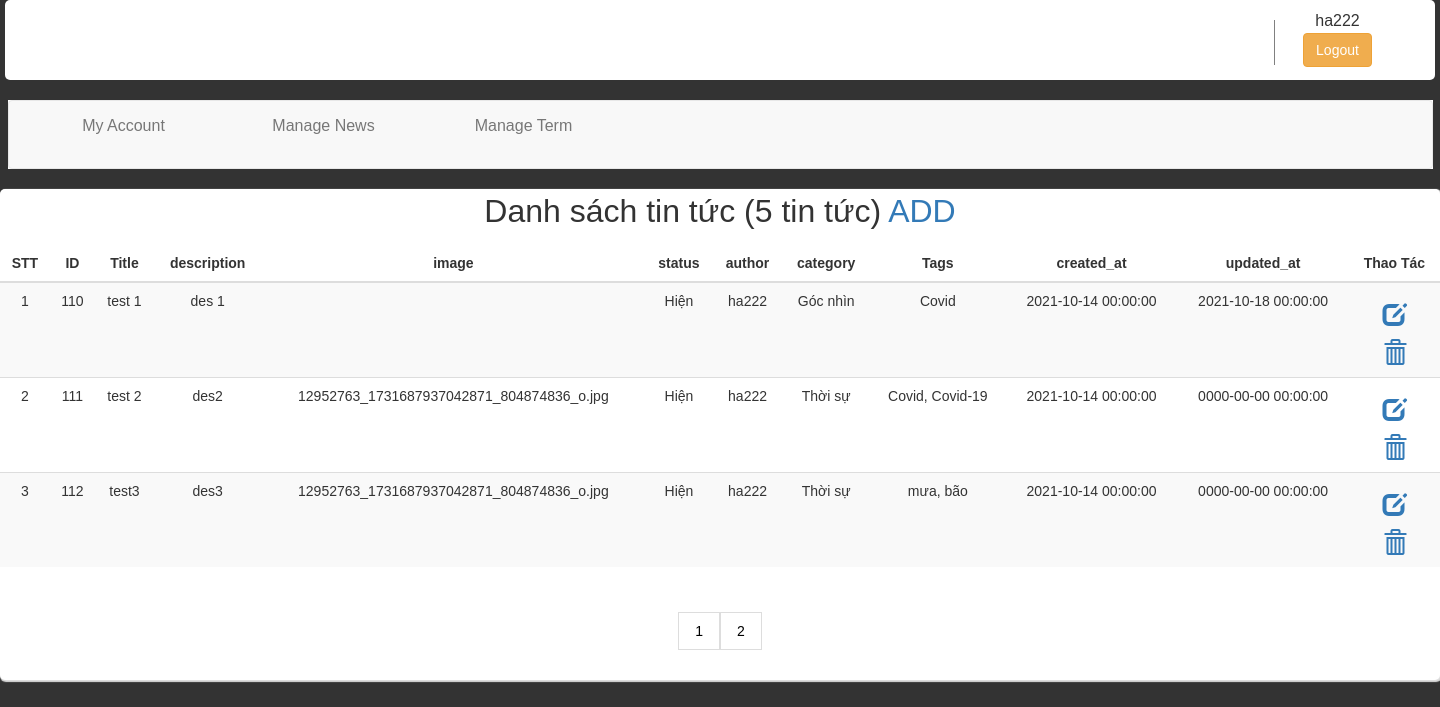
/index.php?action=manage-news (signed in), run on the app's committed database.
### tables this page shows
CREATE TABLE `newsterm` (
  `id_newsterm` int(11) NOT NULL,
  `id_news` int(50) NOT NULL,
  `id_term` int(50) NOT NULL,
  `id_user` int(50) NOT NULL
);

CREATE TABLE `news` (
  `id_news` int(11) NOT NULL,
  `title` varchar(255) NOT NULL,
  `description` text NOT NULL,
  `image` varchar(255) NOT NULL,
  `status` char(11) NOT NULL,
  `author` varchar(50) NOT NULL,
  `created_at` datetime NOT NULL,
  `updated_at` datetime NOT NULL
);

CREATE TABLE `user` (
  `id_user` int(50) NOT NULL,
  `name` varchar(50) NOT NULL,
  `email` varchar(50) NOT NULL,
  `password` varchar(50) NOT NULL,
  `created_at` date DEFAULT NULL,
  `updated_at` date DEFAULT NULL
);

### index.php (called while the page is built, shortened)
<?php
require_once './mvc/controller/HomeController.php';
$Controller = new Controller();
$Controller->Controller();
?>

### mvc/models/DB.php (called while the page is built, shortened)
<?php
class DB{
    public $conn;
	public function connect()
	{
		$this->conn=new mysqli(host,user,pass,db) or die("Lỗi");
		mysqli_set_charset($this->conn,'utf8');
	}
	public function execute($sql){
		$this->result = $this->conn->query($sql);
		return $this->result;
	}
    public function Select($sql)
	{
		$result=$this->conn->query($sql);
		if (!empty($result->num_rows)==0) {
			$data=0;
		}else{
			while ($row=$result->fetch_assoc()) {
				$data[]=$row;
			}
		}
		return $data;
	}
}
?>

### mvc/models/NewModels.php (called while the page is built, shortened)
<?php
    include_once './mvc/models/DB.php';
class NewModels extends DB {
    public $con =null;
    public function __construct() {
        $this->con = new DB();
    }
    public function getList_new()
    {
        $str="SELECT * FROM  news ";
		$data= $this->con->Select($str);
		return $data;
    }
}
?>

### mvc/models/models.php (called while the page is built, shortened)
<?php
    require_once './mvc/models/DB.php';
    class model extends DB {
        protected $con;
        public function __construct() {
            $this->con = new DB();
        }
            public function getAllnewscttag($limit,$page){
                    $sql = "SELECT n.* ,user.name,nt.id_newsterm,
                    GROUP_CONCAT(tc.name SEPARATOR ', ' ) AS Category,
                    GROUP_CONCAT(t.name SEPARATOR ', ') AS Tag
                    FROM user,news n
                    LEFT JOIN newsterm nt ON n.id_news = nt.id_news
                    LEFT JOIN term tc ON nt.id_term = tc.id_term AND tc.key_term ='category'
                    LEFT JOIN term t ON nt.id_term = t.id_term AND t.key_term ='tag'
                    WHERE
                    user.id_user =nt.id_user
                    GROUP BY n.id_news  LIMIT ".(($page - 1) * $limit).", ".'3'."";
                    $this->result=$this->con->execute($sql);
                    if ($this->result->num_rows==0) {
                        $data=0;
                     }else{
                       while ($row=$this->result->fetch_assoc()) {
                          $data[]=$row;
                                   }
                               }
                    return $data;
            }
     }
?>

### mvc/views/news/manage-news.php (the view, shortened to what this page needs)
<?php include ('./mvc/views/includes/hearder.php') ?>
	        <div class="nd">
	        	<p>Danh sách tin tức (<?php echo count($data);  ?> tin tức)<a href="index.php?action=addnews"> ADD </a></p>
	        	<table class="table table-striped">
	        		<thead>
	        		<tr>
	        			<th>STT</th>
	        			<th>ID</th>
	        			<th>Title</th>
	        			<th>description</th>
						<th>image</th>
						<th>status</th>
	        			<th>author</th>
	        			<th>category</th>
	        			<th>Tags</th>
						<th>created_at</th>
	        			<th>updated_at</th>
	        			<th>Thao Tác</th>
	        		</tr>
	        		</thead>
	        		<tbody>
	        			<?php
	        				$i=1;
	        				foreach ($ketqua as $value) {
	        			  ?>
	        			 	<tr>
	        			 		<td><?php echo $i++; ?></td>
	        			 		<td><?php echo $value['id_news']; ?></td>
	        			 		<td><?php echo $value['title']; ?></td>
	        			 		<td><?php echo $value['description']; ?></td>
								 <td><?php echo $value['image'] ?></td>
	        			 		<td><?php switch($value['status']){
									case 1:{ echo '<span>Hiện</span>'; break;}
								}
								?>
								</td>
	        			 	    <td><?php echo $value['name']; ?></td>
								<td><?php echo $value['Category']; ?></td>
								<td><?php echo $value['Tag']; ?></td>
	        			 		<td ><?php echo $value['created_at']; ?></td>
	        			 		<td ><?php echo $value['updated_at']; ?></td>
	        			 		<td>
	        			 		 <form class="quanly">
									<li><a href="index.php?action=edit-news&id_news=<?php echo $value['id_news'];?>&id_newsterm=<?php echo $value['id_newsterm'];?> "><i class="glyphicon glyphicon-edit"></i></a></li>
									<li><a href="index.php?action=delete-news&id_news=<?php echo $value['id_news'];?>&id_newsterm=<?php echo $value['id_newsterm'];?> " onclick="return confirm('Bạn có chắc chắn muốn tin tức này?');"><i class="glyphicon glyphicon-trash"></i></a></li>
								</form>
						       </td>
	        			 	</tr>
	        			  <?php
	        			  	}
	        			   ?>
	        		</tbody>
	        	</table>
				 <?php
                  if($ketqua != NULL)
                  {
                    ?>
                <div class="container1">
                  <div class="pagination" id="comment">
                    <?php
                    for ($i=1; $i <=  $page ; $i++) {
                      echo '<a href="index.php?action=manage-news&page='.$i.'#comment">'.$i.'</a>';
                    }
                     ?>
                </div>
              </div>
                    <?php
                  }
                 ?>
                </div>
              </div>
</body>
</html>

### public/css/themsua.css (style rules this page uses)
body { background-image: url(img/images.jpg); background-size: cover; }

### public/css/quanly.css (style rules this page uses)
* { margin: 0; padding: 0; }
body { font-size: 16px; background: #333; font-family: 'Poppins', sans-serif; }
a { text-decoration: none; list-style: none; }
li { text-decoration: none; list-style: none; }
.nd { font-size: 14px; margin-top: 22px; margin: 0 auto; background: white; box-shadow: 1px 1px 1px 1px #ddd; display: block; z-index: 2; max-width: 100%; border-radius: 5px; }
.quanly li { text-align: center; list-style: none; }
.quanly li a { text-decoration: none; }
p { margin-top:15px; text-align: center; font-size: 32px; }
tbody { text-align: center; }
.glyphicon { padding-top: 10px; font-size: 24px; }
th { text-align: center; width: auto; }
.container1 { width: 500px; margin: auto; text-align: center; }
.pagination { margin: 25px auto; }
.pagination a { display: block; color: black; float: left; padding: 8px 16px; text-decoration: none; border: 1px solid #ddd; transition: background-color .3s; }

### data on the page
newsterm: id_news.id_news "110", id_news.title "test 1", id_news.description "des 1", id_user.name "ha222", Category "Góc nhìn", Tag "Covid", id_news.created_at "2021-10-14 00:00:00", id_news.updated_at "2021-10-18 00:00:00"
newsterm: id_news.id_news "111", id_news.title "test 2", id_news.description "des2", id_news.image "12952763_1731687937042871_804874836_o.jpg", id_user.name "ha222", Category "Thời sự", Tag "Covid, Covid-19", id_news.created_at "2021-10-14 00:00:00", id_news.updated_at "0000-00-00 00:00:00"
newsterm: id_news.id_news "112", id_news.title "test3", id_news.description "des3", id_news.image "12952763_1731687937042871_804874836_o.jpg", id_user.name "ha222", Category "Thời sự", Tag "mưa, bão", id_news.created_at "2021-10-14 00:00:00", id_news.updated_at "0000-00-00 00:00:00"

### other printed values
$_SESSION['name'] "ha222"
count($data) "5"
